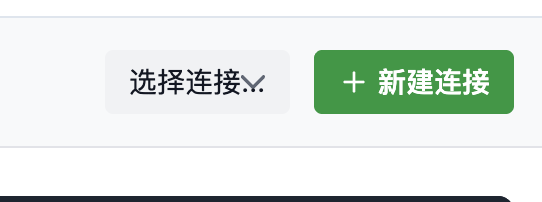
#> input picture .gemini-clipboard/clipboard-1769346356289.png, 542 x 202 px
$ python -i ocr_local_pipeline.py   (imports and definitions only)
#> lines starting #> are read from the running program, lines starting #| are printed output that depends on the picture; after the words box and inside, x2 and y2 are one past the last pixel; in counts of white or black regions, pixels touching at a corner belong together
from __future__ import annotations

import io
from typing import Any, List, Optional, Tuple


def decode_image_to_rgb_numpy(image_bytes: bytes):
    from PIL import Image as PILImage
    import numpy as np

    pil = PILImage.open(io.BytesIO(image_bytes))
    if pil.mode != "RGB":
        pil = pil.convert("RGB")
    return np.array(pil), pil.size


def _resize_max_side(rgb: Any, max_side: int):
#> called with max_side = 2200
    import numpy as np

    h, w = rgb.shape[:2]
#> h = 202; w = 542
    m = max(h, w)
#> m = 542
    if max_side and m > max_side:
        scale = float(max_side) / float(m)
        new_w = max(1, int(w * scale))
        new_h = max(1, int(h * scale))
        try:
            import cv2

            resized = cv2.resize(rgb, (new_w, new_h), interpolation=cv2.INTER_AREA)
            return resized
        except Exception:
            from PIL import Image as PILImage

            pil = PILImage.fromarray(rgb)
            pil = pil.resize((new_w, new_h), PILImage.Resampling.LANCZOS)
            return np.array(pil)
    return rgb


def preprocess_for_ocr(rgb: Any, max_side: int = 2200, deskew: bool = True):
    rgb = _resize_max_side(rgb, max_side=max_side)
    try:
        import cv2
        import numpy as np

        gray = cv2.cvtColor(rgb, cv2.COLOR_RGB2GRAY)
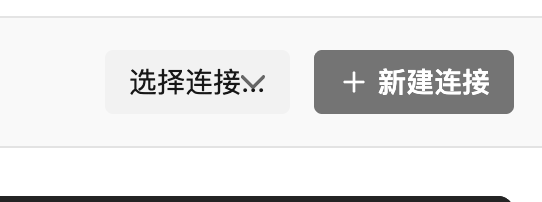
#> gray: shape (202, 542); min 23, max 255, mean 228.1
        clahe = cv2.createCLAHE(clipLimit=2.0, tileGridSize=(8, 8))
        gray = clahe.apply(gray)
        gray = cv2.fastNlMeansDenoising(gray, None, h=10, templateWindowSize=7, searchWindowSize=21)
        if deskew:
            _, bw = cv2.threshold(gray, 0, 255, cv2.THRESH_BINARY + cv2.THRESH_OTSU)
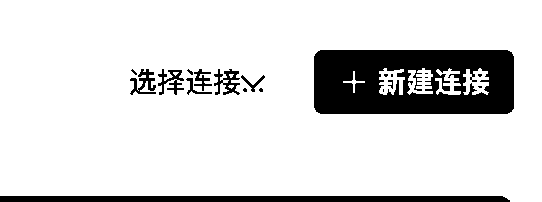
#> bw: shape (202, 542); 86% white; 20 black regions (11 under 20 px), largest, box (x1, y1, x2, y2) and area: (314, 50, 514, 114) 10883, (0, 196, 510, 202) 3043, (214, 69, 240, 95) 328
            bw = 255 - bw
            coords = np.column_stack(np.where(bw > 0))
#> coords = 15348 pairs, first value 50 to 201, second value 0 to 513
            if coords.size > 0:
                rect = cv2.minAreaRect(coords)
#> rect = ((125.5, 256.5), (513, 151), -90)
                angle = rect[-1]
#> angle = -90
                if angle < -45:
                    angle = -(90 + angle)
#> angle = 0
                else:
                    angle = -angle
                if abs(angle) >= 0.8:
                    h, w = gray.shape[:2]
                    m = cv2.getRotationMatrix2D((w // 2, h // 2), angle, 1.0)
                    gray = cv2.warpAffine(gray, m, (w, h), flags=cv2.INTER_CUBIC, borderMode=cv2.BORDER_REPLICATE)
        rgb2 = cv2.cvtColor(gray, cv2.COLOR_GRAY2RGB)
        return rgb2
    except Exception:
        return rgb


def render_pdf_pages(
    pdf_bytes: bytes,
    dpi: int = 200,
    page_indices: Optional[List[int]] = None,
) -> List[Tuple[int, Any]]:
    import pypdfium2 as pdfium
    import numpy as np

    dpi = int(dpi or 200)
    dpi = max(120, min(350, dpi))
    scale = dpi / 72.0

    doc = pdfium.PdfDocument(pdf_bytes)
    total = len(doc)
    if page_indices:
        indices = [i for i in page_indices if 0 <= i < total]
    else:
        indices = list(range(total))

    pages: List[Tuple[int, Any]] = []
    for i in indices:
        page = doc[i]
        pil = page.render(scale=scale).to_pil()
        if pil.mode != "RGB":
            pil = pil.convert("RGB")
        pages.append((i, np.array(pil)))
    return pages

>>> import cv2
>>> picture = cv2.cvtColor(cv2.imread('../../.gemini-clipboard/clipboard-1769346356289.png'), cv2.COLOR_BGR2RGB)
>>> result = preprocess_for_ocr(picture)

$ run again, on .gemini-clipboard/clipboard-1769348875453.png
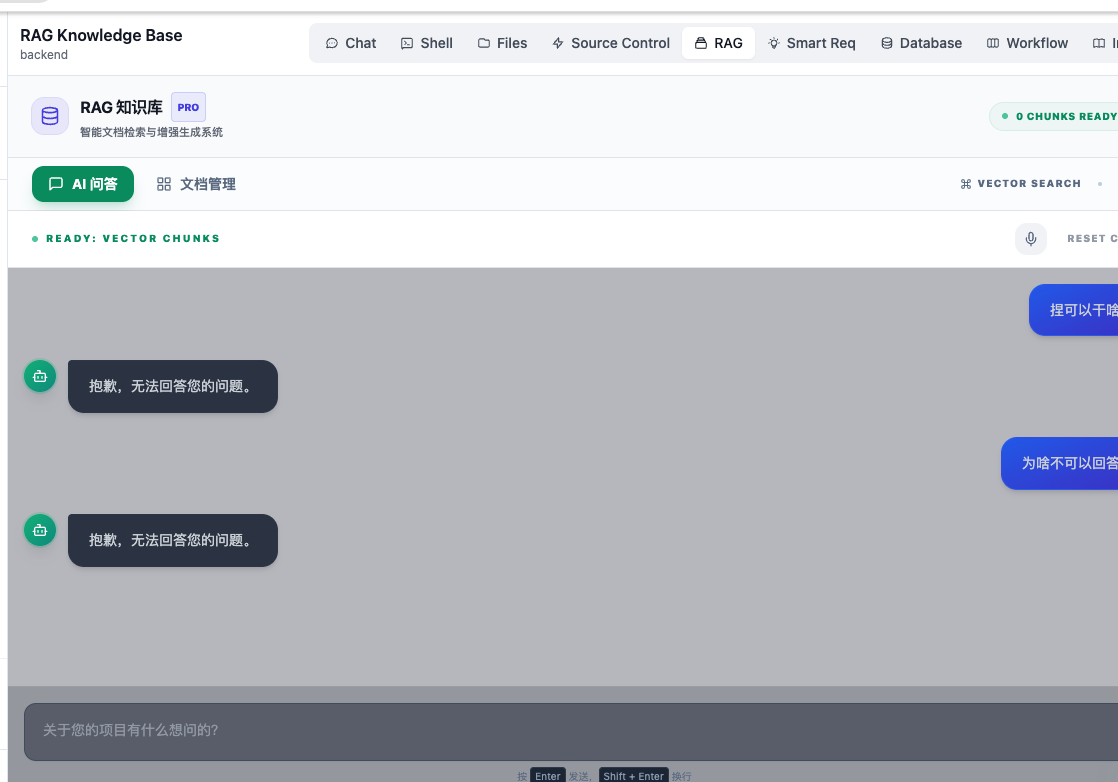
#> input picture .gemini-clipboard/clipboard-1769348875453.png, 1118 x 782 px
#> in preprocess_for_ocr, `gray = cv2.cvtColor(rgb, cv2.COLOR_RGB2GRAY)`:
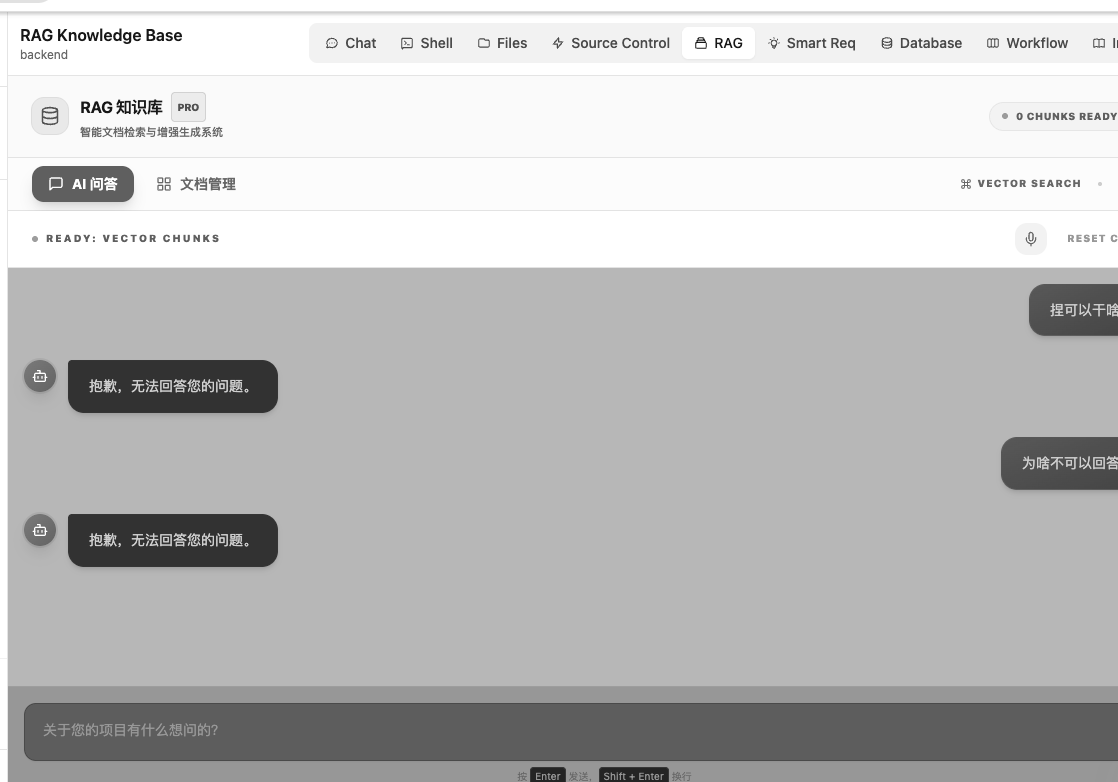
#> gray: shape (782, 1118); min 23, max 255, mean 191.9
#> in preprocess_for_ocr, `_, bw = cv2.threshold(gray, 0, 255, cv2.THRESH_BINARY + cv2.THRESH_OTSU)`:
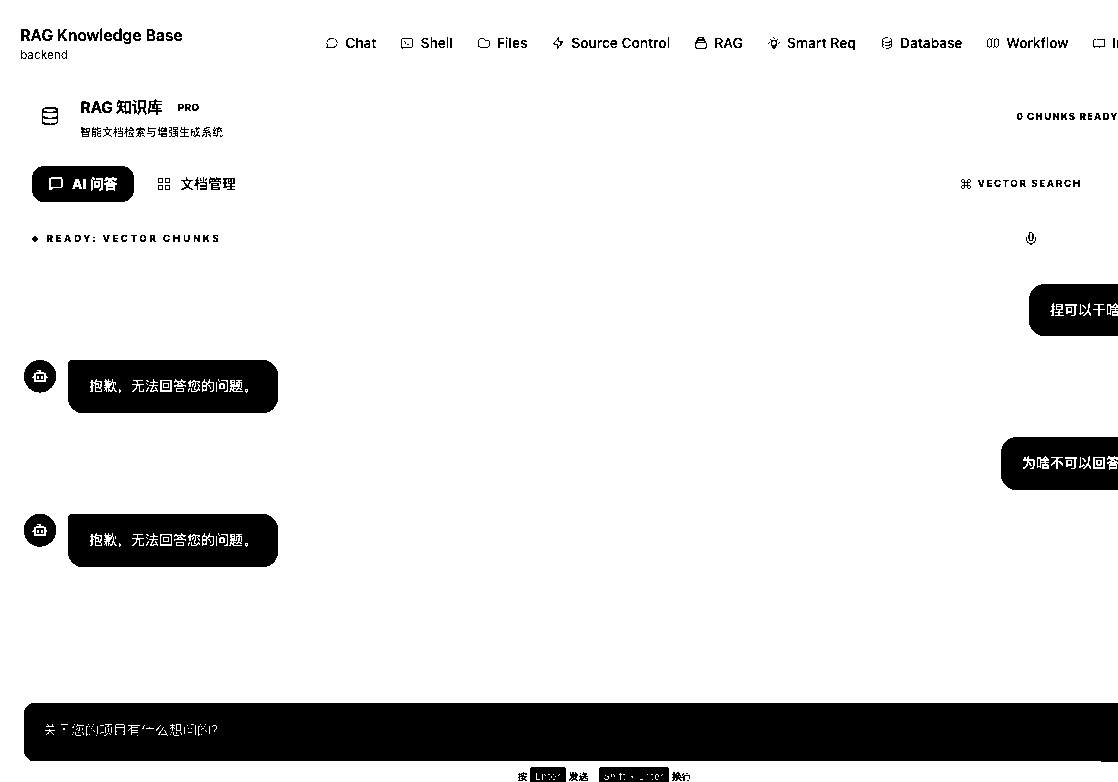
#> bw: shape (782, 1118); 87.9% white; 260 black regions (93 under 20 px), largest, box (x1, y1, x2, y2) and area: (24, 703, 1118, 762) 63018, (68, 514, 278, 567) 10136, (68, 360, 278, 413) 10085
#> coords = 105712 pairs, first value 28 to 781, second value 21 to 1117
#> rect = ((404.5, 569), (1096, 753), -90)
#> in preprocess_for_ocr, `angle = rect[-1]`: angle = -90
#> in preprocess_for_ocr, `angle = -(90 + angle)`: angle = 0

$ run again, on .gemini-clipboard/clipboard-1769406415625.png
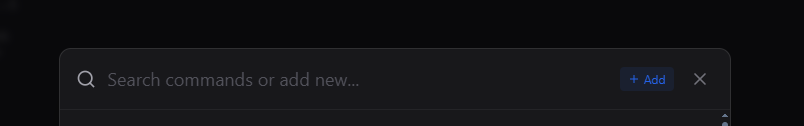
#> input picture .gemini-clipboard/clipboard-1769406415625.png, 804 x 126 px
#> in preprocess_for_ocr, `_, bw = cv2.threshold(gray, 0, 255, cv2.THRESH_BINARY + cv2.THRESH_OTSU)`:
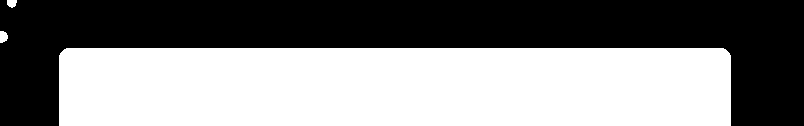
#> bw: shape (126, 804); 51.8% white; 1 black region, box (x1, y1, x2, y2) and area: (0, 0, 804, 126) 48792
#> coords = 48792 pairs, first value 0 to 125, second value 0 to 803
#> rect = ((62.5, 401.5), (803, 125), -90)
#> in preprocess_for_ocr, `angle = rect[-1]`: angle = -90
#> in preprocess_for_ocr, `angle = -(90 + angle)`: angle = 0

$ run again, on .gemini-clipboard/clipboard-1769406736528.png
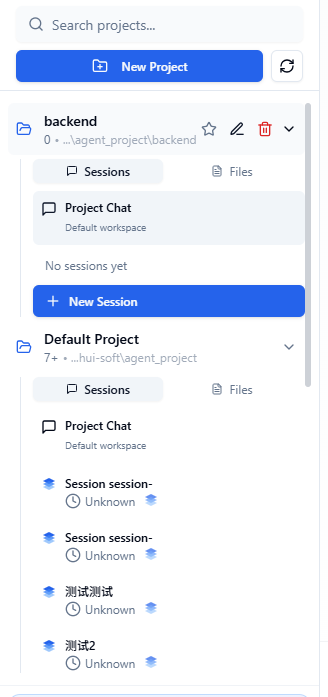
#> input picture .gemini-clipboard/clipboard-1769406736528.png, 328 x 697 px
#> in preprocess_for_ocr, `gray = cv2.cvtColor(rgb, cv2.COLOR_RGB2GRAY)`:
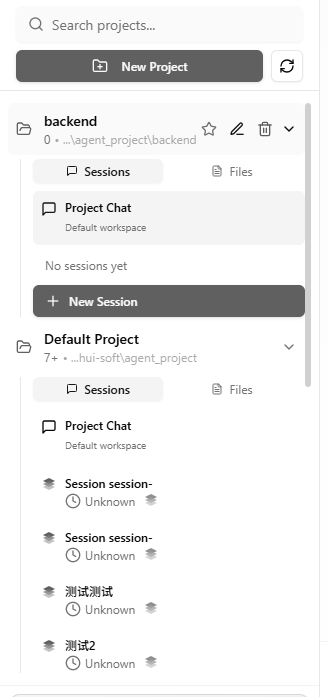
#> gray: shape (697, 328); min 8, max 255, mean 237.3
#> in preprocess_for_ocr, `_, bw = cv2.threshold(gray, 0, 255, cv2.THRESH_BINARY + cv2.THRESH_OTSU)`:
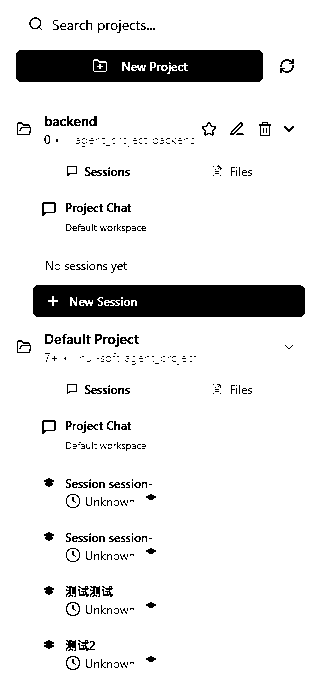
#> bw: shape (697, 328); 90.6% white; 356 black regions (257 under 20 px), largest, box (x1, y1, x2, y2) and area: (33, 285, 305, 317) 8385, (16, 50, 263, 82) 7530, (78, 640, 95, 651) 87
#> coords = 21443 pairs, first value 17 to 669, second value 16 to 304
#> rect = ((342.6, 160.6), (287.2, 652.1), -89.79)
#> in preprocess_for_ocr, `angle = rect[-1]`: angle = -89.79
#> in preprocess_for_ocr, `angle = -(90 + angle)`: angle = -0.209
